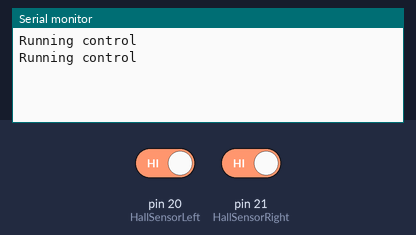
Bench run of a sketch on a simulated Arduino Mega 2560, built with avr-gcc and run on an emulated ATmega2560. Shown: the last lines printed to the serial monitor. The inputs (shaded band) are chosen by the test bench; at power-on: pin 20 (HallSensorLeft) HIGH, pin 21 (HallSensorRight) HIGH.

Above: at 1.2 s.
1.3 s: pin 20 (HallSensorLeft) driven LOW
At 2.0 s:
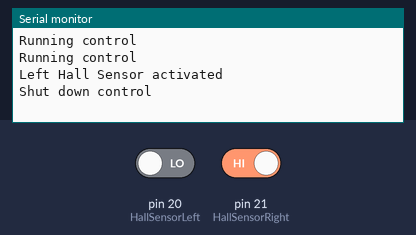
2.8 s: pin 21 (HallSensorRight) driven LOW
At 3.2 s:
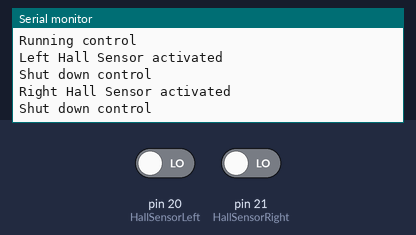

Measured:
- after the input at 1.3 s, the serial monitor: prints a new line at once (image 1)
- after the input at 2.8 s, the serial monitor: prints a new line at once (image 2)

The sketch:

SimpleHallSensorTest.ino
```cpp
///////////////////////////////////////////////////////////////
// SimpleHallSensor program for inverted pendulum system
// runs on Arduino Mega
// operates with SunFounder Analog Hall Switch Sensor Module
///////////////////////////////////////////////////////////////
// Author: Dr. Ian Howard
// Associate Professor (Senior Lecturer) in Computational Neuroscience
// Centre for Robotics and Neural Systems  
// Plymouth University
// A324 Portland Square 
// PL4 8AA
// Plymouth,   Devon,  UK
// howardlab.com
// 20/04/2017

/////////////////////////////////////////////////////////////
// Define digital inputs control pins for Hall end stop sensors
// Use pins that support interrupts
int HallSensorLeft = 20;
int HallSensorRight = 21;

// flag to indicate if control running
volatile bool controlRunnning;

// define atop control can call running flags etc
void StopControl()
{
  // message
  Serial.println("Shut down control");
  controlRunnning = false;
}

// Left sensor callback function
void HallLeftCB   (void)
{
  // print message
  Serial.println("Left Hall Sensor activated");
  // call function to deactivate control
  StopControl();
}

// Right sensor callback function
void HallRightCB   (void)
{
  // print message
  Serial.println("Right Hall Sensor activated");
  // call function to deactivate control
  StopControl();
}

// thsi function associates callback functions with interrupt pins
void SetupHall()
{
  // Setup callback input for Left Hall sensor
  pinMode(HallSensorLeft, INPUT_PULLUP);
  attachInterrupt(digitalPinToInterrupt(HallSensorLeft), HallLeftCB, FALLING );

  // Setup callback input for Right Hall sensor
  pinMode(HallSensorRight, INPUT_PULLUP);
  attachInterrupt(digitalPinToInterrupt(HallSensorRight), HallRightCB, FALLING );
}

///////////////////////////////////////////////////////////////
// Arduino setup function
void setup() {
  // setup serial monitor
  Serial.begin (9600);

  // setup Hall sensor callbacks
   SetupHall();

  // set enable processing glag true
  // to start with control running
  controlRunnning = true;
}

///////////////////////////////////////////////////////////////
// Arduino loop function
void loop() {
  // poll loop runs only if controlRunnning flag active
  if (controlRunnning == false) {
    return;
  }

  // real active polling functionality would go here
  Serial.println("Running control");

  // 1s  delay so dont print too many outputs messages
  delay(1000);
}
```
